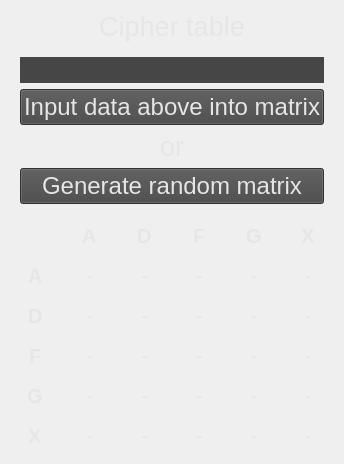
               <widget class="QFrame" name="frame_table_adfgx">
                <layout class="QVBoxLayout" name="verticalLayout_6">
                 <item>
                  <widget class="QLabel" name="label_cipher_table_adfgx">
                   <property name="maximumSize">
                    <size>
                     <width>16777215</width>
                     <height>50</height>
                    </size>
                   </property>
                   <property name="font">
                    <font>
                     <pointsize>20</pointsize>
                    </font>
                   </property>
                   <property name="styleSheet">
                    <string notr="true">color: rgb(230, 230, 230);</string>
                   </property>
                   <property name="text">
                    <string>Cipher table</string>
                   </property>
                   <property name="alignment">
                    <set>Qt::AlignCenter</set>
                   </property>
                  </widget>
                 </item>
                 <item>
                  <widget class="QFrame" name="frame_matrix_generation_adfgx">
                   <property name="maximumSize">
                    <size>
                     <width>16777215</width>
                     <height>170</height>
                    </size>
                   </property>
                   <layout class="QVBoxLayout" name="verticalLayout_4">
                    <item>
                     <widget class="QLineEdit" name="matrix_input_adfgx">
                      <property name="font">
                       <font>
                        <pointsize>15</pointsize>
                       </font>
                      </property>
                      <property name="styleSheet">
                       <string notr="true">color: rgb(230, 230, 230);
background-color: rgb(70, 70, 70);
border: none;</string>
                      </property>
                      <property name="text">
                       <string/>
                      </property>
                      <property name="maxLength">
                       <number>25</number>
                      </property>
                      <property name="clearButtonEnabled">
                       <bool>true</bool>
                      </property>
                     </widget>
                    </item>
                    <item>
                     <widget class="QPushButton" name="button_input_matrix_adfgx">
                      <property name="font">
                       <font>
                        <pointsize>18</pointsize>
                       </font>
                      </property>
                      <property name="styleSheet">
                       <string notr="true">color: rgb(230, 230, 230);
background-color: rgb(70, 70, 70);</string>
                      </property>
                      <property name="text">
                       <string>Input data above into matrix</string>
                      </property>
                      <property name="default">
                       <bool>false</bool>
                      </property>
                      <property name="flat">
                       <bool>false</bool>
                      </property>
                     </widget>
                    </item>
                    <item>
                     <widget class="QLabel" name="label_matrix_adfgx_or">
                      <property name="maximumSize">
                       <size>
                        <width>16777215</width>
                        <height>16777215</height>
                       </size>
                      </property>
                      <property name="font">
                       <font>
                        <pointsize>20</pointsize>
                       </font>
                      </property>
                      <property name="styleSheet">
                       <string notr="true">color: rgb(230, 230, 230);</string>
                      </property>
                      <property name="text">
                       <string>or</string>
                      </property>
                      <property name="alignment">
                       <set>Qt::AlignCenter</set>
                      </property>
                     </widget>
                    </item>
                    <item>
                     <widget class="QPushButton" name="button_generate_matrix_adfgx">
                      <property name="font">
                       <font>
                        <pointsize>18</pointsize>
                       </font>
                      </property>
                      <property name="styleSheet">
                       <string notr="true">color: rgb(230, 230, 230);
background-color: rgb(70, 70, 70);</string>
                      </property>
                      <property name="text">
                       <string>Generate random matrix</string>
                      </property>
                     </widget>
                    </item>
                   </layout>
                  </widget>
                 </item>
                 <item>
                  <layout class="QVBoxLayout" name="layout_table_adfgx">
                   <item>
                    <layout class="QHBoxLayout" name="table_line_desc_adfgx">
                     <property name="topMargin">
                      <number>5</number>
                     </property>
                     <property name="bottomMargin">
                      <number>5</number>
                     </property>
                     <item alignment="Qt::AlignHCenter|Qt::AlignVCenter">
                      <widget class="QLabel" name="table_desc_adfgx_empty">
                       <property name="font">
                        <font>
                         <pointsize>15</pointsize>
                         <weight>75</weight>
                         <bold>true</bold>
                        </font>
                       </property>
                       <property name="styleSheet">
                        <string notr="true">color: rgb(230, 230, 230);</string>
                       </property>
                       <property name="text">
                        <string/>
                       </property>
                      </widget>
                     </item>
                     <item alignment="Qt::AlignHCenter|Qt::AlignVCenter">
                      <widget class="QLabel" name="table_desc_adfgx_col_a">
                       <property name="font">
                        <font>
                         <pointsize>15</pointsize>
                         <weight>75</weight>
                         <bold>true</bold>
                        </font>
                       </property>
                       <property name="styleSheet">
                        <string notr="true">color: rgb(230, 230, 230);</string>
                       </property>
                       <property name="text">
                        <string>A</string>
                       </property>
                      </widget>
                     </item>
                     <item alignment="Qt::AlignHCenter|Qt::AlignVCenter">
                      <widget class="QLabel" name="table_desc_adfgx_col_d">
                       <property name="font">
                        <font>
                         <pointsize>15</pointsize>
                         <weight>75</weight>
                         <bold>true</bold>
                        </font>
                       </property>
                       <property name="styleSheet">
                        <string notr="true">color: rgb(230, 230, 230);</string>
                       </property>
                       <property name="text">
                        <string>D</string>
                       </property>
                      </widget>
                     </item>
                     <item alignment="Qt::AlignHCenter|Qt::AlignVCenter">
                      <widget class="QLabel" name="table_desc_adfgx_col_f">
                       <property name="font">
                        <font>
                         <pointsize>15</pointsize>
                         <weight>75</weight>
                         <bold>true</bold>
                        </font>
                       </property>
                       <property name="styleSheet">
                        <string notr="true">color: rgb(230, 230, 230);</string>
                       </property>
                       <property name="text">
                        <string>F</string>
                       </property>
                      </widget>
                     </item>
                     <item alignment="Qt::AlignHCenter|Qt::AlignVCenter">
                      <widget class="QLabel" name="table_desc_adfgx_col_g">
                       <property name="font">
                        <font>
                         <pointsize>15</pointsize>
                         <weight>75</weight>
                         <bold>true</bold>
                        </font>
                       </property>
                       <property name="styleSheet">
                        <string notr="true">color: rgb(230, 230, 230);</string>
                       </property>
                       <property name="text">
                        <string>G</string>
                       </property>
                      </widget>
                     </item>
                     <item alignment="Qt::AlignHCenter|Qt::AlignVCenter">
                      <widget class="QLabel" name="table_desc_adfgx_col_x">
                       <property name="font">
                        <font>
                         <pointsize>15</pointsize>
                         <weight>75</weight>
                         <bold>true</bold>
                        </font>
                       </property>
                       <property name="styleSheet">
                        <string notr="true">color: rgb(230, 230, 230);</string>
                       </property>
                       <property name="text">
                        <string>X</string>
                       </property>
                      </widget>
                     </item>
                    </layout>
                   </item>
                   <item>
                    <layout class="QHBoxLayout" name="table_line_1_adfgx">
                     <property name="topMargin">
                      <number>5</number>
                     </property>
                     <property name="bottomMargin">
                      <number>5</number>
                     </property>
                     <item alignment="Qt::AlignHCenter|Qt::AlignVCenter">
                      <widget class="QLabel" name="table_desc_adfgx_row_a">
                       <property name="font">
                        <font>
                         <pointsize>15</pointsize>
                         <weight>75</weight>
                         <bold>true</bold>
                        </font>
                       </property>
                       <property name="styleSheet">
                        <string notr="true">color: rgb(230, 230, 230);</string>
                       </property>
                       <property name="text">
                        <string>A</string>
                       </property>
                      </widget>
                     </item>
                     <item alignment="Qt::AlignHCenter|Qt::AlignVCenter">
                      <widget class="QLabel" name="table_item_11_adfgx">
                       <property name="font">
                        <font>
                         <pointsize>15</pointsize>
                        </font>
                       </property>
                       <property name="styleSheet">
                        <string notr="true">color: rgb(230, 230, 230);</string>
                       </property>
                       <property name="text">
                        <string>-</string>
                       </property>
                      </widget>
                     </item>
                     <item alignment="Qt::AlignHCenter|Qt::AlignVCenter">
                      <widget class="QLabel" name="table_item_12_adfgx">
                       <property name="font">
                        <font>
                         <pointsize>15</pointsize>
                        </font>
                       </property>
                       <property name="styleSheet">
                        <string notr="true">color: rgb(230, 230, 230);</string>
                       </property>
                       <property name="text">
                        <string>-</string>
                       </property>
                      </widget>
                     </item>
                     <item alignment="Qt::AlignHCenter|Qt::AlignVCenter">
                      <widget class="QLabel" name="table_item_13_adfgx">
                       <property name="font">
                        <font>
                         <pointsize>15</pointsize>
                        </font>
                       </property>
                       <property name="styleSheet">
                        <string notr="true">color: rgb(230, 230, 230);</string>
                       </property>
                       <property name="text">
                        <string>-</string>
                       </property>
                      </widget>
                     </item>
                     <item alignment="Qt::AlignHCenter|Qt::AlignVCenter">
                      <widget class="QLabel" name="table_item_14_adfgx">
                       <property name="font">
                        <font>
                         <pointsize>15</pointsize>
                        </font>
                       </property>
                       <property name="styleSheet">
                        <string notr="true">color: rgb(230, 230, 230);</string>
                       </property>
                       <property name="text">
                        <string>-</string>
                       </property>
                      </widget>
                     </item>
                     <item alignment="Qt::AlignHCenter|Qt::AlignVCenter">
                      <widget class="QLabel" name="table_item_15_adfgx">
                       <property name="font">
                        <font>
                         <pointsize>15</pointsize>
                        </font>
                       </property>
                       <property name="styleSheet">
                        <string notr="true">color: rgb(230, 230, 230);</string>
                       </property>
                       <property name="text">
                        <string>-</string>
                       </property>
                      </widget>
                     </item>
                    </layout>
                   </item>
                   <item>
                    <layout class="QHBoxLayout" name="table_line_2_adfgx">
                     <property name="topMargin">
                      <number>5</number>
                     </property>
                     <property name="bottomMargin">
                      <number>5</number>
                     </property>
                     <item alignment="Qt::AlignHCenter|Qt::AlignVCenter">
                      <widget class="QLabel" name="table_desc_adfgx_row_d">
                       <property name="font">
                        <font>
                         <pointsize>15</pointsize>
                         <weight>75</weight>
                         <bold>true</bold>
                        </font>
                       </property>
                       <property name="styleSheet">
                        <string notr="true">color: rgb(230, 230, 230);</string>
                       </property>
                       <property name="text">
                        <string>D</string>
                       </property>
                      </widget>
                     </item>
                     <item alignment="Qt::AlignHCenter|Qt::AlignVCenter">
                      <widget class="QLabel" name="table_item_21_adfgx">
                       <property name="font">
                        <font>
                         <pointsize>15</pointsize>
                        </font>
                       </property>
                       <property name="styleSheet">
                        <string notr="true">color: rgb(230, 230, 230);</string>
                       </property>
                       <property name="text">
                        <string>-</string>
                       </property>
                      </widget>
                     </item>
                     <item alignment="Qt::AlignHCenter|Qt::AlignVCenter">
                      <widget class="QLabel" name="table_item_22_adfgx">
                       <property name="font">
                        <font>
                         <pointsize>15</pointsize>
                        </font>
                       </property>
                       <property name="styleSheet">
                        <string notr="true">color: rgb(230, 230, 230);</string>
                       </property>
                       <property name="text">
                        <string>-</string>
                       </property>
                      </widget>
                     </item>
                     <item alignment="Qt::AlignHCenter|Qt::AlignVCenter">
                      <widget class="QLabel" name="table_item_23_adfgx">
                       <property name="font">
                        <font>
                         <pointsize>15</pointsize>
                        </font>
                       </property>
                       <property name="styleSheet">
                        <string notr="true">color: rgb(230, 230, 230);</string>
                       </property>
                       <property name="text">
                        <string>-</string>
                       </property>
                      </widget>
                     </item>
                     <item alignment="Qt::AlignHCenter|Qt::AlignVCenter">
                      <widget class="QLabel" name="table_item_24_adfgx">
                       <property name="font">
                        <font>
                         <pointsize>15</pointsize>
                        </font>
                       </property>
                       <property name="styleSheet">
                        <string notr="true">color: rgb(230, 230, 230);</string>
                       </property>
                       <property name="text">
                        <string>-</string>
                       </property>
                      </widget>
                     </item>
                     <item alignment="Qt::AlignHCenter|Qt::AlignVCenter">
                      <widget class="QLabel" name="table_item_25_adfgx">
                       <property name="font">
                        <font>
                         <pointsize>15</pointsize>
                        </font>
                       </property>
                       <property name="styleSheet">
                        <string notr="true">color: rgb(230, 230, 230);</string>
                       </property>
                       <property name="text">
                        <string>-</string>
                       </property>
                      </widget>
                     </item>
                    </layout>
                   </item>
                   <item>
                    <layout class="QHBoxLayout" name="table_line_3_adfgx">
                     <property name="topMargin">
                      <number>5</number>
                     </property>
                     <property name="bottomMargin">
                      <number>5</number>
                     </property>
                     <item alignment="Qt::AlignHCenter|Qt::AlignVCenter">
                      <widget class="QLabel" name="table_desc_adfgx_row_f">
                       <property name="font">
                        <font>
                         <pointsize>15</pointsize>
                         <weight>75</weight>
                         <bold>true</bold>
                        </font>
                       </property>
                       <property name="styleSheet">
                        <string notr="true">color: rgb(230, 230, 230);</string>
                       </property>
                       <property name="text">
                        <string>F</string>
                       </property>
                      </widget>
                     </item>
                     <item alignment="Qt::AlignHCenter|Qt::AlignVCenter">
                      <widget class="QLabel" name="table_item_31_adfgx">
                       <property name="font">
                        <font>
                         <pointsize>15</pointsize>
                        </font>
                       </property>
                       <property name="styleSheet">
                        <string notr="true">color: rgb(230, 230, 230);</string>
                       </property>
                       <property name="text">
                        <string>-</string>
                       </property>
                      </widget>
                     </item>
                     <item alignment="Qt::AlignHCenter|Qt::AlignVCenter">
                      <widget class="QLabel" name="table_item_32_adfgx">
                       <property name="font">
                        <font>
                         <pointsize>15</pointsize>
                        </font>
                       </property>
                       <property name="styleSheet">
                        <string notr="true">color: rgb(230, 230, 230);</string>
                       </property>
                       <property name="text">
                        <string>-</string>
                       </property>
                      </widget>
                     </item>
                     <item alignment="Qt::AlignHCenter|Qt::AlignVCenter">
                      <widget class="QLabel" name="table_item_33_adfgx">
                       <property name="font">
                        <font>
                         <pointsize>15</pointsize>
                        </font>
                       </property>
                       <property name="styleSheet">
                        <string notr="true">color: rgb(230, 230, 230);</string>
                       </property>
                       <property name="text">
                        <string>-</string>
                       </property>
                      </widget>
                     </item>
                     <item alignment="Qt::AlignHCenter|Qt::AlignVCenter">
                      <widget class="QLabel" name="table_item_34_adfgx">
                       <property name="font">
                        <font>
                         <pointsize>15</pointsize>
                        </font>
                       </property>
                       <property name="styleSheet">
                        <string notr="true">color: rgb(230, 230, 230);</string>
                       </property>
                       <property name="text">
                        <string>-</string>
                       </property>
                      </widget>
                     </item>
                     <item alignment="Qt::AlignHCenter|Qt::AlignVCenter">
                      <widget class="QLabel" name="table_item_35_adfgx">
                       <property name="font">
                        <font>
                         <pointsize>15</pointsize>
                        </font>
                       </property>
                       <property name="styleSheet">
                        <string notr="true">color: rgb(230, 230, 230);</string>
                       </property>
                       <property name="text">
                        <string>-</string>
                       </property>
                      </widget>
                     </item>
                    </layout>
                   </item>
                   <item>
                    <layout class="QHBoxLayout" name="table_line_4_adfgx">
                     <property name="topMargin">
                      <number>5</number>
                     </property>
                     <property name="bottomMargin">
                      <number>5</number>
                     </property>
                     <item alignment="Qt::AlignHCenter|Qt::AlignVCenter">
                      <widget class="QLabel" name="table_desc_adfgx_row_g">
                       <property name="font">
                        <font>
                         <pointsize>15</pointsize>
                         <weight>75</weight>
                         <bold>true</bold>
                        </font>
                       </property>
                       <property name="styleSheet">
                        <string notr="true">color: rgb(230, 230, 230);</string>
                       </property>
                       <property name="text">
                        <string>G</string>
                       </property>
                      </widget>
                     </item>
                     <item alignment="Qt::AlignHCenter|Qt::AlignVCenter">
                      <widget class="QLabel" name="table_item_41_adfgx">
                       <property name="font">
                        <font>
                         <pointsize>15</pointsize>
                        </font>
                       </property>
                       <property name="styleSheet">
                        <string notr="true">color: rgb(230, 230, 230);</string>
                       </property>
                       <property name="text">
                        <string>-</string>
                       </property>
                      </widget>
                     </item>
                     <item alignment="Qt::AlignHCenter|Qt::AlignVCenter">
                      <widget class="QLabel" name="table_item_42_adfgx">
                       <property name="font">
                        <font>
                         <pointsize>15</pointsize>
                        </font>
                       </property>
                       <property name="styleSheet">
                        <string notr="true">color: rgb(230, 230, 230);</string>
                       </property>
                       <property name="text">
                        <string>-</string>
                       </property>
                      </widget>
                     </item>
                     <item alignment="Qt::AlignHCenter|Qt::AlignVCenter">
                      <widget class="QLabel" name="table_item_43_adfgx">
                       <property name="font">
                        <font>
                         <pointsize>15</pointsize>
                        </font>
                       </property>
                       <property name="styleSheet">
                        <string notr="true">color: rgb(230, 230, 230);</string>
                       </property>
                       <property name="text">
                        <string>-</string>
                       </property>
                      </widget>
                     </item>
                     <item alignment="Qt::AlignHCenter|Qt::AlignVCenter">
                      <widget class="QLabel" name="table_item_44_adfgx">
                       <property name="font">
                        <font>
                         <pointsize>15</pointsize>
                        </font>
                       </property>
                       <property name="styleSheet">
                        <string notr="true">color: rgb(230, 230, 230);</string>
                       </property>
                       <property name="text">
                        <string>-</string>
                       </property>
                      </widget>
                     </item>
                     <item alignment="Qt::AlignHCenter|Qt::AlignVCenter">
                      <widget class="QLabel" name="table_item_45_adfgx">
                       <property name="font">
                        <font>
                         <pointsize>15</pointsize>
                        </font>
                       </property>
                       <property name="styleSheet">
                        <string notr="true">color: rgb(230, 230, 230);</string>
                       </property>
                       <property name="text">
                        <string>-</string>
                       </property>
                      </widget>
                     </item>
                    </layout>
                   </item>
                   <item>
                    <layout class="QHBoxLayout" name="table_line_5_adfgx">
                     <property name="topMargin">
                      <number>5</number>
                     </property>
                     <property name="bottomMargin">
                      <number>5</number>
                     </property>
                     <item alignment="Qt::AlignHCenter|Qt::AlignVCenter">
                      <widget class="QLabel" name="table_desc_adfgx_row_x">
                       <property name="font">
                        <font>
                         <pointsize>15</pointsize>
                         <weight>75</weight>
                         <bold>true</bold>
                        </font>
                       </property>
                       <property name="styleSheet">
                        <string notr="true">color: rgb(230, 230, 230);</string>
                       </property>
                       <property name="text">
                        <string>X</string>
                       </property>
                      </widget>
                     </item>
                     <item alignment="Qt::AlignHCenter|Qt::AlignVCenter">
                      <widget class="QLabel" name="table_item_51_adfgx">
                       <property name="font">
                        <font>
                         <pointsize>15</pointsize>
                        </font>
                       </property>
                       <property name="styleSheet">
                        <string notr="true">color: rgb(230, 230, 230);</string>
                       </property>
                       <property name="text">
                        <string>-</string>
                       </property>
                      </widget>
                     </item>
                     <item alignment="Qt::AlignHCenter|Qt::AlignVCenter">
                      <widget class="QLabel" name="table_item_52_adfgx">
                       <property name="font">
                        <font>
                         <pointsize>15</pointsize>
                        </font>
                       </property>
                       <property name="styleSheet">
                        <string notr="true">color: rgb(230, 230, 230);</string>
                       </property>
                       <property name="text">
                        <string>-</string>
                       </property>
                      </widget>
                     </item>
                     <item alignment="Qt::AlignHCenter|Qt::AlignVCenter">
                      <widget class="QLabel" name="table_item_53_adfgx">
                       <property name="font">
                        <font>
                         <pointsize>15</pointsize>
                        </font>
                       </property>
                       <property name="styleSheet">
                        <string notr="true">color: rgb(230, 230, 230);</string>
                       </property>
                       <property name="text">
                        <string>-</string>
                       </property>
                      </widget>
                     </item>
                     <item alignment="Qt::AlignHCenter|Qt::AlignVCenter">
                      <widget class="QLabel" name="table_item_54_adfgx">
                       <property name="font">
                        <font>
                         <pointsize>15</pointsize>
                        </font>
                       </property>
                       <property name="styleSheet">
                        <string notr="true">color: rgb(230, 230, 230);</string>
                       </property>
                       <property name="text">
                        <string>-</string>
                       </property>
                      </widget>
                     </item>
                     <item alignment="Qt::AlignHCenter|Qt::AlignVCenter">
                      <widget class="QLabel" name="table_item_55_adfgx">
                       <property name="font">
                        <font>
                         <pointsize>15</pointsize>
                        </font>
                       </property>
                       <property name="styleSheet">
                        <string notr="true">color: rgb(230, 230, 230);</string>
                       </property>
                       <property name="text">
                        <string>-</string>
                       </property>
                      </widget>
                     </item>
                    </layout>
                   </item>
                  </layout>
                 </item>
                </layout>
               </widget>
